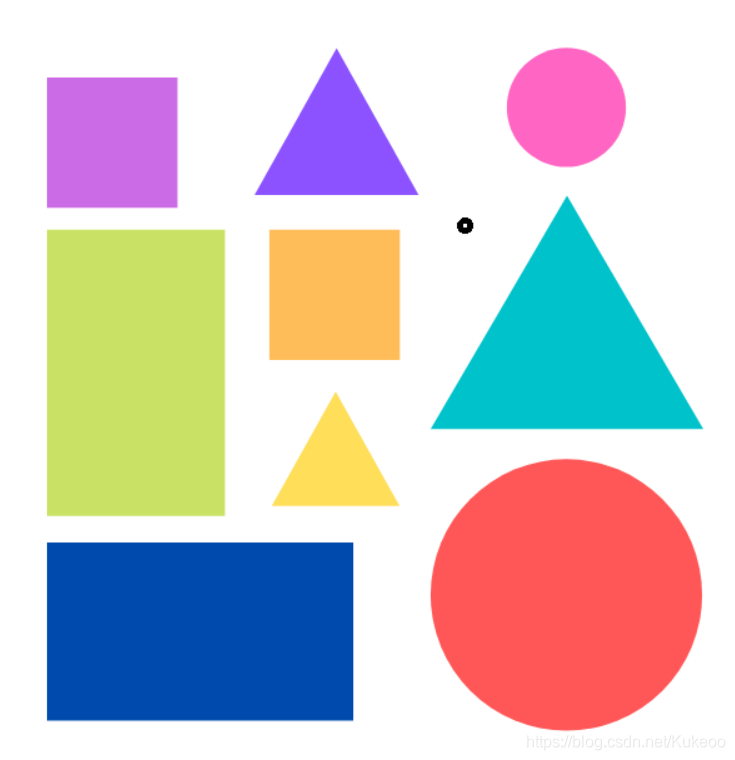
#> input picture lesson/333.jpg, 735 x 760 px
$ python 'lesson4侦测轮廓.py'
#> lines starting #> are read from the running program, lines starting #| are printed output that depends on the picture; after the words box and inside, x2 and y2 are one past the last pixel; in counts of white or black regions, pixels touching at a corner belong together
import cv2
import numpy as np
import mtools

# 简单说明
# https://blog.csdn.net/Kukeoo/article/details/116328341

img = cv2.imread("333.jpg")
#> img is the input picture: shape (760, 735, 3); mean B, G, R 203.3, 200, 206.5
imgContour = img.copy()

img = cv2.cvtColor(img, cv2.COLOR_RGB2GRAY)
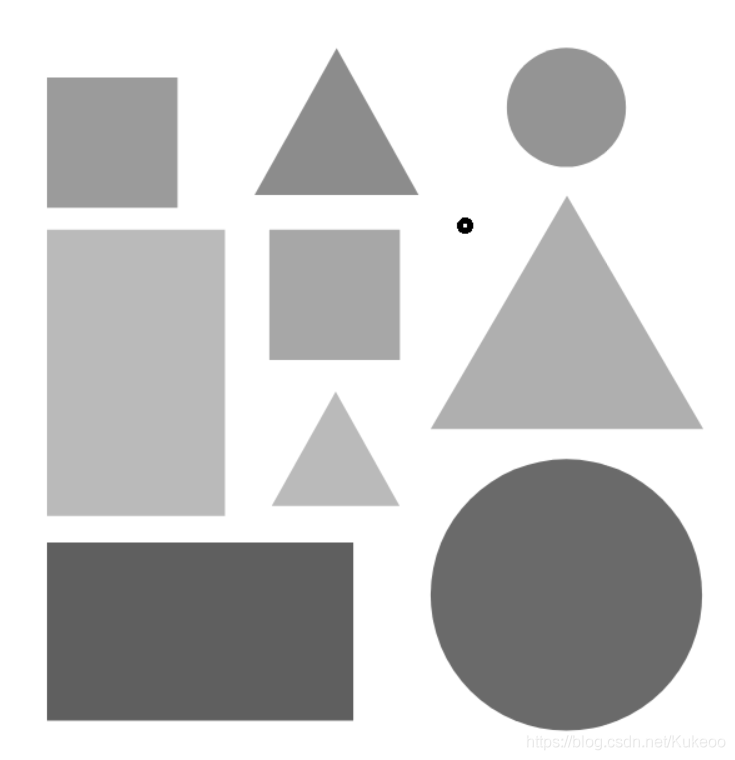
#> img: shape (760, 735); min 0, max 255, mean 201.7

# # 先用高斯模糊再用canny会线条更简洁
# # 高斯模糊，第2个参数，核大小的元组必须都是奇数，第3参数，标准差
# img = cv2.GaussianBlur(img, (15, 15), 15)

canny = cv2.Canny(img, 150, 200)
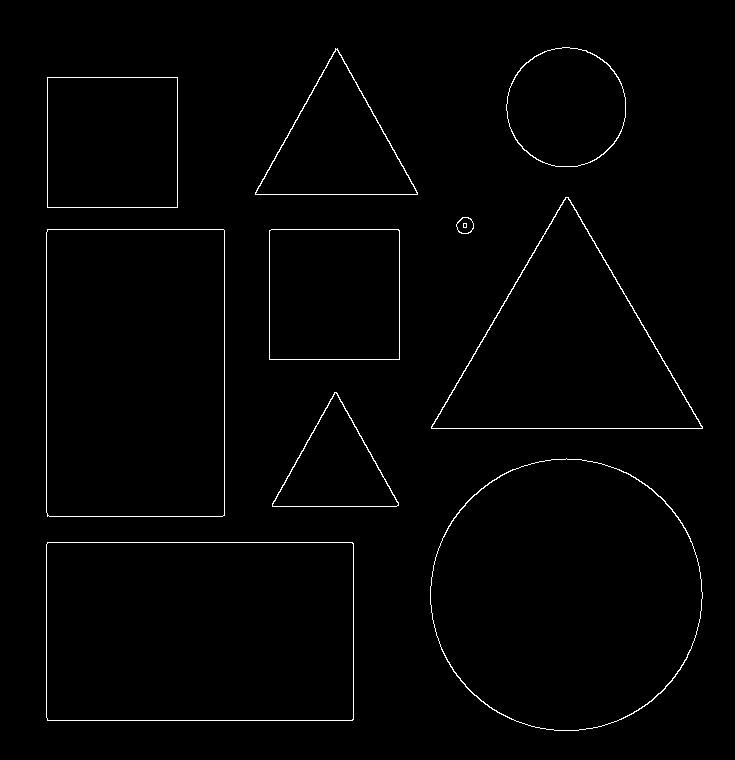
#> canny: shape (760, 735); 1.2% white in thin lines or dots, all inside (x1, y1, x2, y2) = (46, 47, 703, 731)
# 2内外轮廓，3是否压缩
contours, hierarchy = cv2.findContours(canny, cv2.RETR_EXTERNAL, cv2.CHAIN_APPROX_NONE)
#> contours = 10 contours; largest, box (x1, y1, x2, y2) and area: (430, 458, 703, 731) 57925, (46, 542, 354, 721) 54641, (46, 229, 225, 517) 51077, (431, 197, 703, 429) 31803, (47, 77, 178, 208) 16900

for cnt in contours:
    # print(cnt)
    # 2轮廓点，3画哪些轮廓点，全部为-1，4颜色，5粗度
    cv2.drawContours(imgContour, cnt, -1, (255, 0, 0), 4)
    # 轮廓面积
    area = cv2.contourArea(cnt)
    # 忽略小的图形，避免噪点
    if area > 1000:
        # 轮廓边长，2为是否闭合为布尔值
        peri = cv2.arcLength(cnt, True)
        # 近似多边形的顶点，2近似值，3是否闭合
        vertices = cv2.approxPolyDP(cnt, peri * 0.02, True)
        # 形状的顶点数量
        corners = len(vertices)
        # 把形状框出来,并通过顶点数进行判断和标注
        x, y, w, h = cv2.boundingRect(vertices)
        cv2.rectangle(imgContour, (x, y), (x + w, y + h), (0, 255, 0), 4)
        if corners == 3:
            cv2.putText(
                imgContour,
                "triangle",
                (x, y - 5),
                cv2.FONT_HERSHEY_SIMPLEX,
                1,
                (0, 0, 255),
                2,
            )
        elif corners == 4:
            cv2.putText(
                imgContour,
                "rectangle",
                (x, y - 5),
                cv2.FONT_HERSHEY_SIMPLEX,
                1,
                (0, 0, 255),
                2,
            )
        elif corners == 5:
            cv2.putText(
                imgContour,
                "pentagon",
                (x, y - 5),
                cv2.FONT_HERSHEY_SIMPLEX,
                1,
                (0, 0, 255),
                2,
            )
        elif corners >= 6:
            cv2.putText(
                imgContour,
                "circle",
                (x, y - 5),
                cv2.FONT_HERSHEY_SIMPLEX,
                1,
                (0, 0, 255),
                2,
            )
#> this loop made 10 passes
#> (area, peri, vertices, corners, x, y, w, h) on passes 1, 3, 4, 5, 7, 8, 9: (54641, 967.7, [[47, 542], [47, 720], [353, 719], [352, 542]], 4, 47, 542, 307, 179), (7443.5, 406.8, [[334, 392], [272, 506], [398, 505]], 3, 272, 392, 127, 115), (16898, 518.8, [[269, 230], [269, 359], [399, 359], [398, 229]], 4, 269, 229, 131, 131), (51077, 928.5, [[47, 229], [47, 516], [224, 515], [224, 230]], 4, 47, 229, 178, 288), (31803, 847, [[431, 426], [702, 428], [568, 197]], 3, 431, 197, 272, 232), (16900, 520, [[47, 77], [47, 207], [177, 207], [177, 77]], 4, 47, 77, 131, 131), (12043, 523.1, [[335, 48], [255, 194], [417, 194]], 3, 255, 48, 163, 147)
#> (area, peri, corners, x, y, w, h) on passes 2, 10: (57925, 901.7, 8, 430, 459, 272, 272), (11173.5, 395.7, 8, 507, 48, 119, 119)
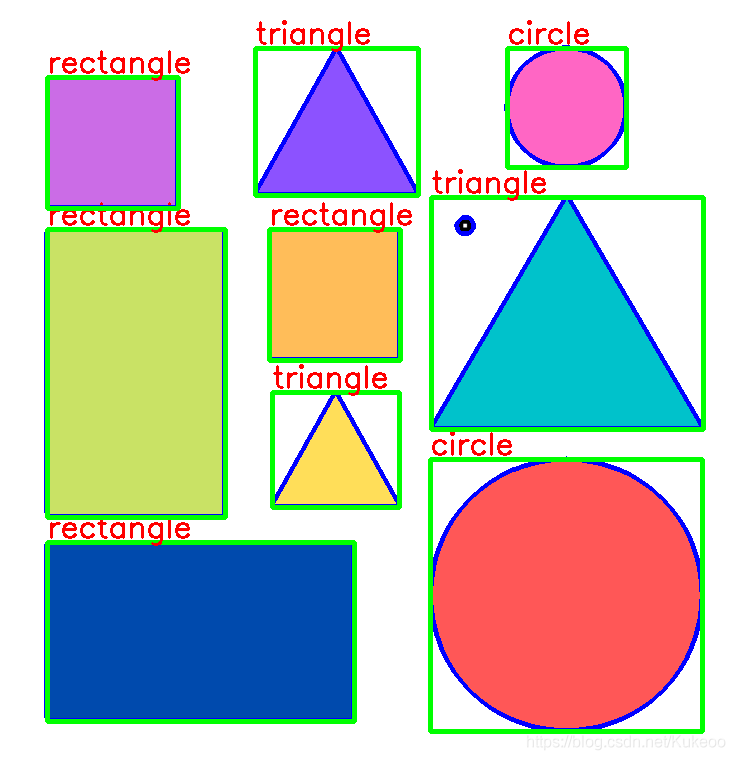
#> imgContour: shape (760, 735, 3); 9.33% of pixels changed, all inside (x1, y1, x2, y2) = (44, 20, 706, 734)

cv2.imshow("img", img)
cv2.imshow("canny", canny)
cv2.imshow("imgContour", imgContour)
cv2.waitKey(10000)

$ run again, with lesson/111.jpg copied over lesson/333.jpg
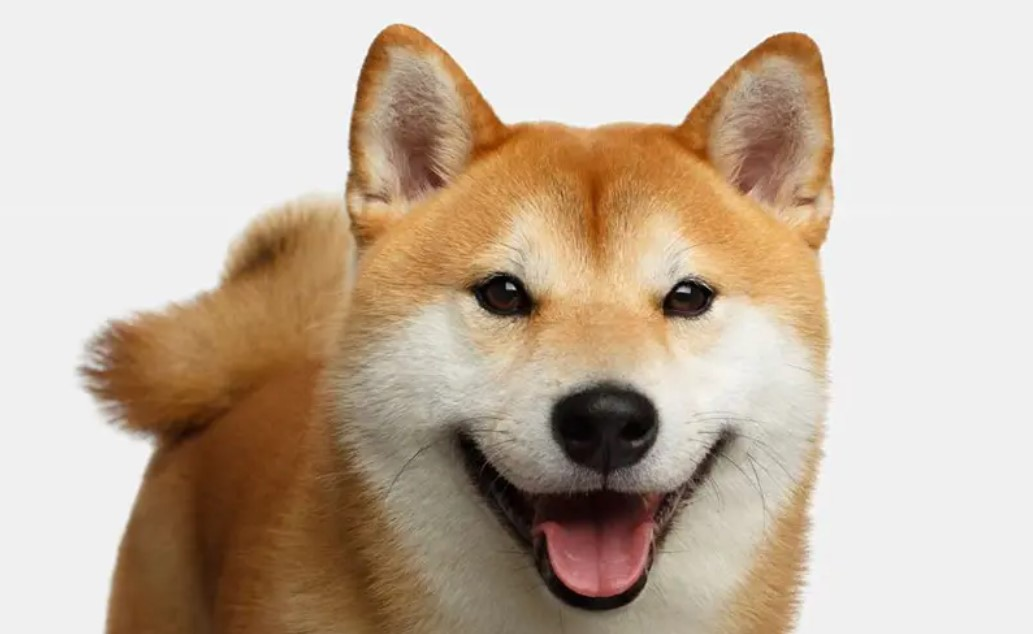
#> input picture lesson/111.jpg, 1033 x 634 px
#> img is the input picture: shape (634, 1033, 3); mean B, G, R 162.4, 180.1, 197.3
#> img: shape (634, 1033)
#> `canny = cv2.Canny(img, 150, 200)`:
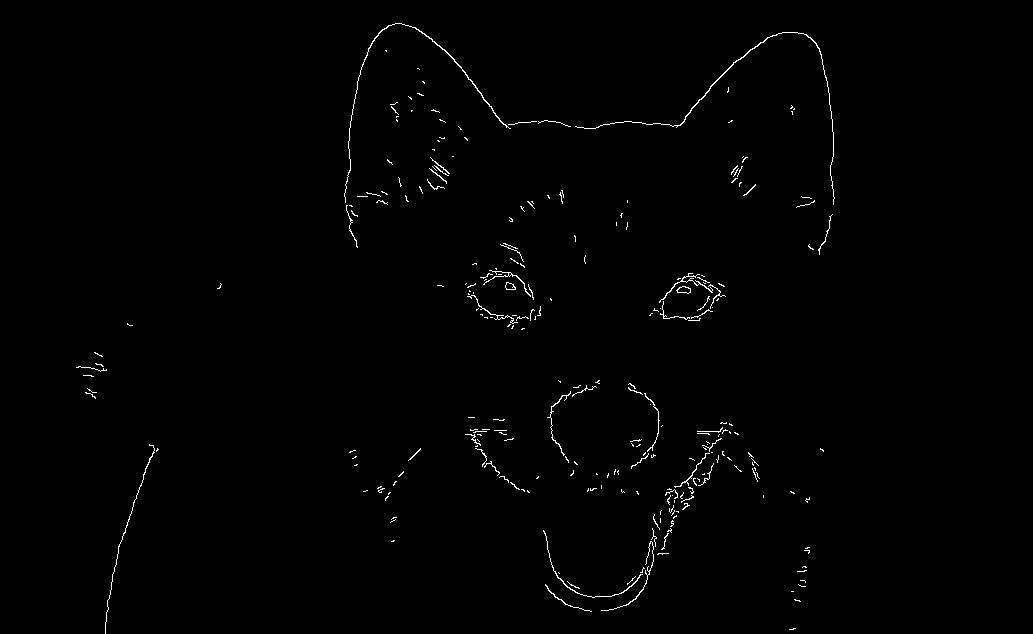
#> canny: shape (634, 1033); 0.75% white in thin lines or dots, all inside (x1, y1, x2, y2) = (76, 23, 835, 634)
#> contours = 258 contours, 246 with area under 20; largest, box (x1, y1, x2, y2) and area: (344, 23, 511, 203) 106, (575, 32, 835, 205) 98, (676, 286, 691, 294) 68, (505, 282, 516, 290) 52, (543, 530, 643, 598) 39
#> the loop `for cnt in contours:` made 258 passes
#> area on passes 16, 19: 21.5, 39
#> after the loop `for cnt in contours:`:
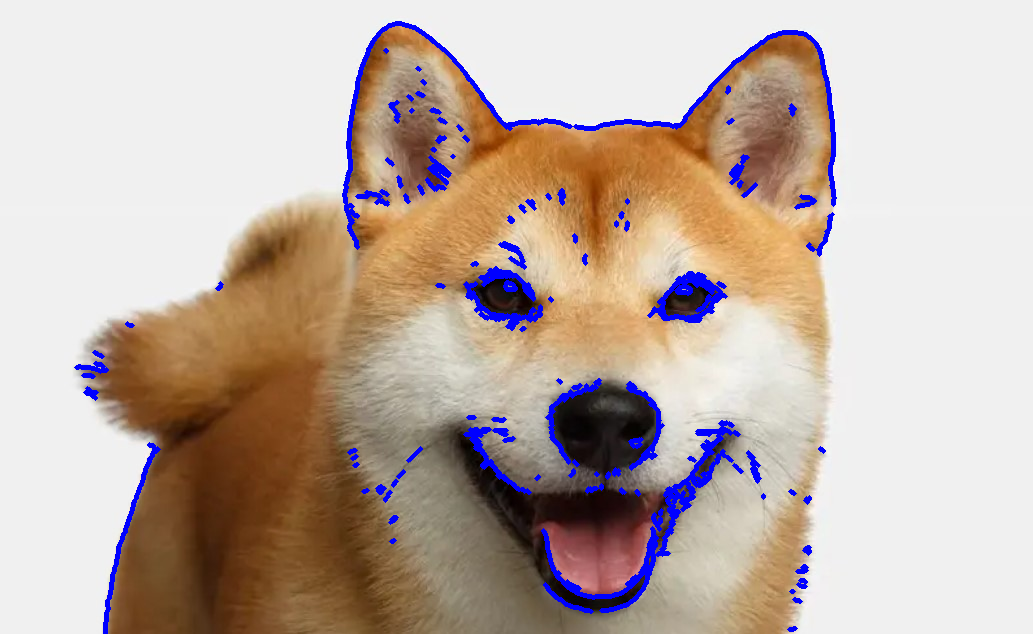
#> imgContour: shape (634, 1033, 3); 3.21% of pixels changed, all inside (x1, y1, x2, y2) = (74, 21, 837, 634)
